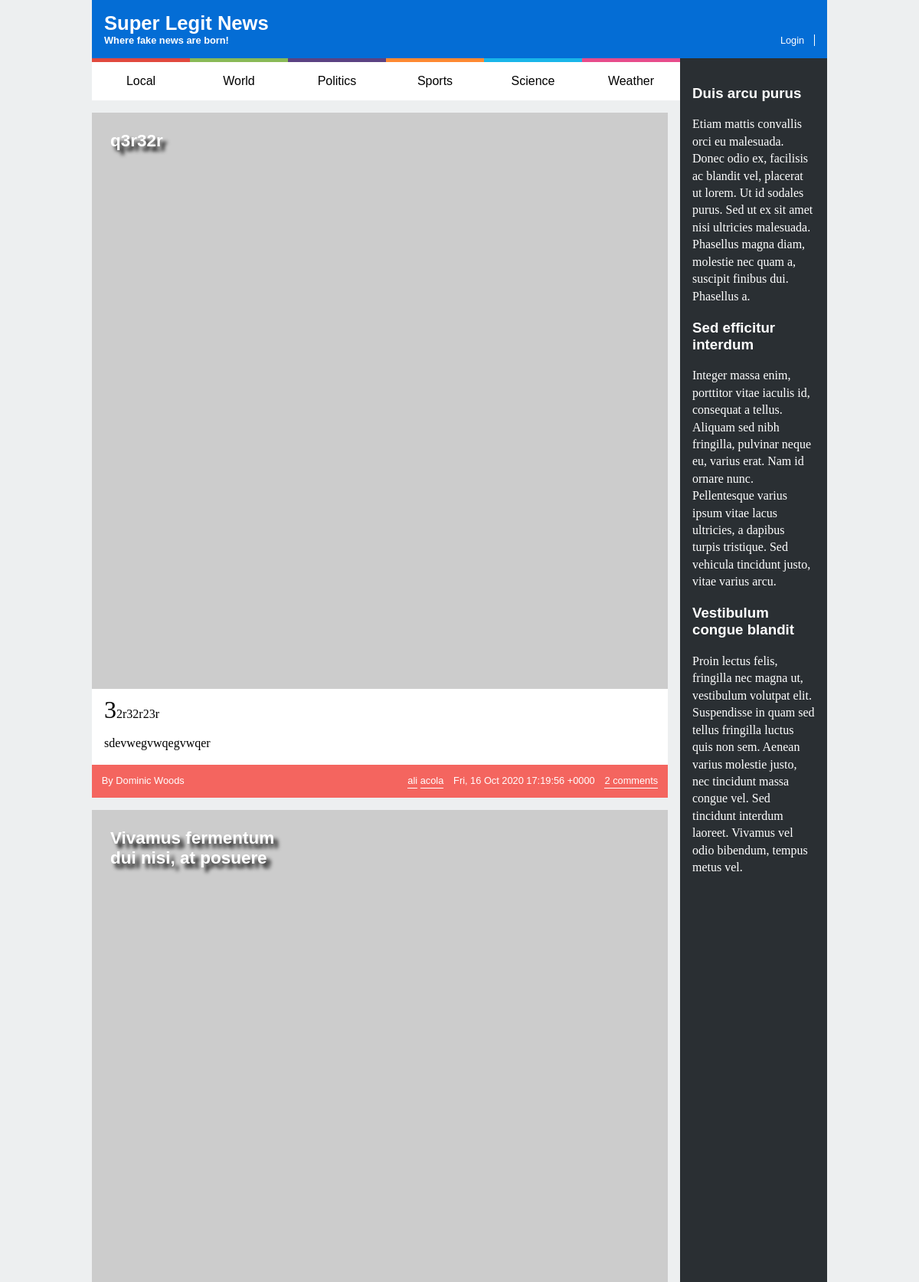
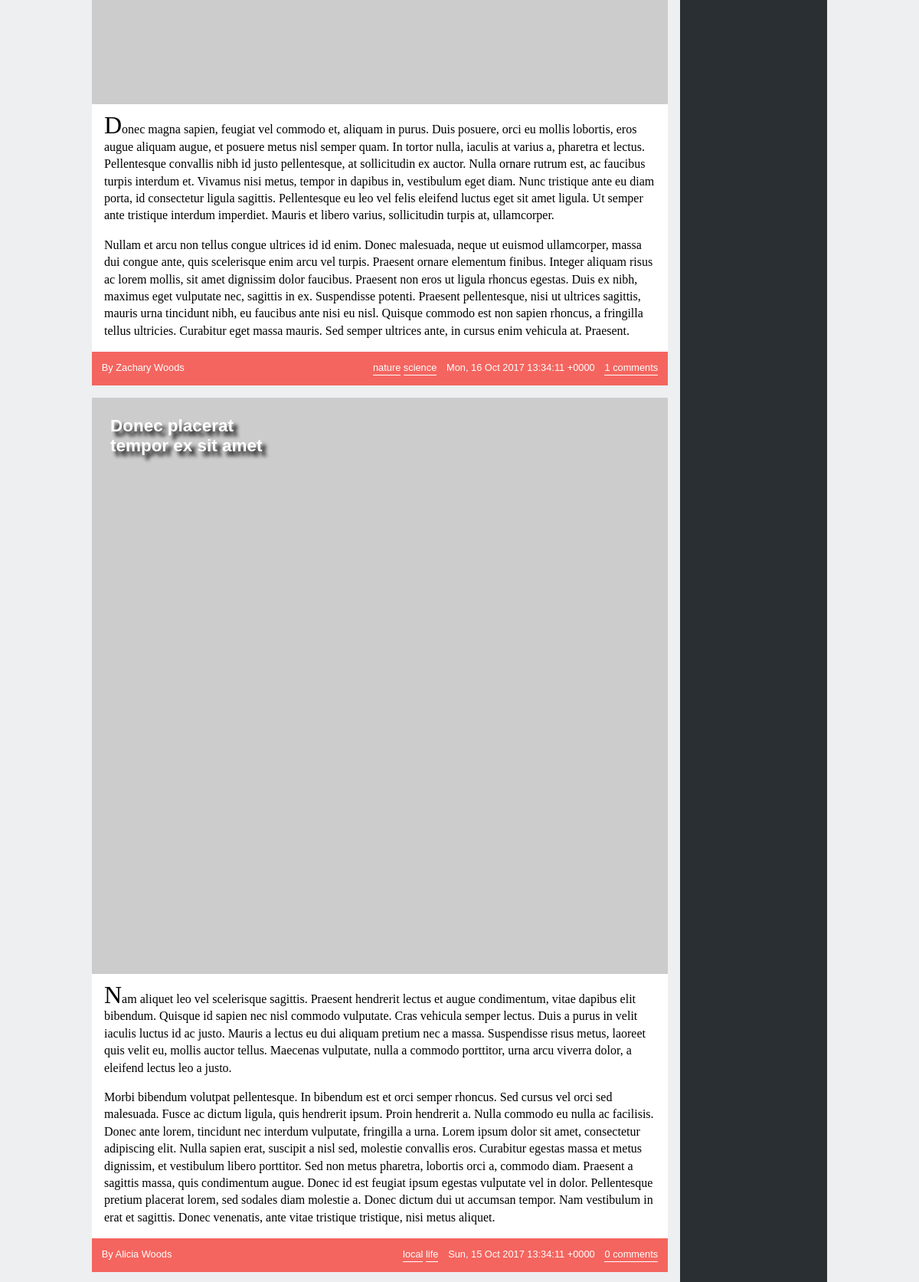
Screenshot of /exercise3/list_news.php (upper part) with the database file from the repository (2 pictures, top to bottom).
### tables this page shows
CREATE TABLE news (
  id INTEGER PRIMARY KEY,
  title VARCHAR,
  published INTEGER, -- date when the article was published in epoch format
  tags VARCHAR, -- comma separated tags
  username VARCHAR REFERENCES users, -- who wrote the article
  introduction VARCHAR,
  fulltext VARCHAR
);

### exercise3/list_news.php (called while the page is built, shortened)
<?php
  include_once('database/connection.php');
  include_once('database/news.php');
  $articles = getAllNews();
  include('templates/common/header.php');
  include('templates/news/list_news.php');
  include('templates/common/footer.php');
?>

### exercise3/database/news.php (called while the page is built, shortened)
<?php
    function getAllNews() {
        global $db;
        $stmt = $db->prepare('SELECT news.*, users.*, COUNT(comments.id) AS comments
                            FROM news JOIN
                                users USING (username) LEFT JOIN
                                comments ON comments.news_id = news.id
                            GROUP BY news.id, users.username
                            ORDER BY published DESC');
        $stmt->execute();
        return $stmt->fetchAll();
    }
?>

### exercise3/templates/news/list_news.php (the view)
<html lang="en-US">
      <section id="news">
        <?php
          foreach( $articles as $article) {
            $tags = explode(',', $article['tags']);
        ?>
        <article>
          <header>
            <h1><a href="news_item.php?id=<?= $article['id']?>"><?= $article['title']?></a></h1>
          </header>
          <img src="https://picsum.photos/200/300<?= $tags[0]?>" alt="">
          <p><?= $article['introduction']?></p>
          <p><?= $article['fulltext']?></p>
          <footer>
            <span class="author"><?= ucfirst($article['username'])?> Woods</span>
            <span class="tags"><?php foreach( $tags as $tag) {?>
              <a href="list_news.php"><?= $tag?></a>
            <?php }?>
            </span>
            <span class="date"><?= date(DATE_RSS, $article['published'])?></span>
            <a class="comments" href="news_item.php?id=<?= $article['id']?>"><?= $article['comments']?></a>
          </footer>
        </article>
        <?php }?>
      </section>
</html>

### exercise3/templates/common/header.php (shortened to what this page needs)
<html lang="en-US">
    <head>
        <link href="design/style.css" rel="stylesheet">
        <link href="design/layout.css" rel="stylesheet">
        <link href="design/responsive.css" rel="stylesheet">
        <link href="design/comments.css" rel="stylesheet">
        <link href="design/forms.css" rel="stylesheet">
    </head>
    <header>
      <h1><a href="list_news.php">Super Legit News</a></h1>
      <h2><a href="list_news.php">Where fake news are born!</a></h2>
      <div id="signup">
      <?php if (array_key_exists('username',$_SESSION) && !empty($_SESSION['username'])) {?>
        <a href="add_news.php">Add News</a>
        <a href="action_logout.php">Logout</a>
        <?php } else {?>
        <a href="login.php">Login</a>
        <?php }?>
      </div>
    </header>
    <nav id="menu">
      <ul>
        <li><a href="list_news.php">Local</a></li>
        <li><a href="list_news.php">World</a></li>
        <li><a href="list_news.php">Politics</a></li>
        <li><a href="list_news.php">Sports</a></li>
        <li><a href="list_news.php">Science</a></li>
        <li><a href="list_news.php">Weather</a></li>
      </ul>
    </nav>
    <aside id="related">
      <article>
        <h1><a href="#">Duis arcu purus</a></h1>
        <p>Etiam mattis convallis orci eu malesuada. Donec odio ex, facilisis ac blandit vel, placerat ut lorem. Ut id sodales purus. Sed ut ex sit amet nisi ultricies malesuada. Phasellus magna diam, molestie nec quam a, suscipit finibus dui. Phasellus a.</p>
      </article>
      <article>
        <h1><a href="#">Sed efficitur interdum</a></h1>
        <p>Integer massa enim, porttitor vitae iaculis id, consequat a tellus. Aliquam sed nibh fringilla, pulvinar neque eu, varius erat. Nam id ornare nunc. Pellentesque varius ipsum vitae lacus ultricies, a dapibus turpis tristique. Sed vehicula tincidunt justo, vitae varius arcu.</p>
      </article>
      <article>
        <h1><a href="#">Vestibulum congue blandit</a></h1>
        <p>Proin lectus felis, fringilla nec magna ut, vestibulum volutpat elit. Suspendisse in quam sed tellus fringilla luctus quis non sem. Aenean varius molestie justo, nec tincidunt massa congue vel. Sed tincidunt interdum laoreet. Vivamus vel odio bibendum, tempus metus vel.</p>
      </article>
    </aside>
</html>

### exercise3/templates/common/footer.php (shortened to what this page needs)
<html lang="en-US">
</html>

### exercise3/design/style.css (style rules this page uses)
body > header { background-color: #046dd5; color: white; padding: 1em; }
body > header h1, body > header h2 { margin: 0; }
body > header a { color: white; text-decoration: none; }
body > header #signup a:first-child { border-right: 1px solid white; }
body > header #signup a { padding: 0 1em; }
body > header #signup a:first-child { padding-left: 0; }
#menu ul { margin: 0; padding: 0; }
#menu li { background-color: white; text-align: center; list-style-type: none; padding: 1em 0; }
#menu li a { color: black; text-decoration: none; }
#news header { max-width: 10em; padding: 1em; position: absolute; }
#news header h1 { margin: 0; text-shadow: .2em .2em .2em black; }
#news header a { color: white; text-decoration: none; }
#news img { width: 100%; }
#news > article { background-color: white; margin: 1em 1em 1em 0; }
#news > article > p { padding: 0 1em; }
#news > article > p:first-of-type:first-letter { font-size: 2em; }
#news footer { color: white; background-color: #f4655f; padding: 1em; }
#news footer a { color: white; text-decoration: none; border-bottom: 1px solid white; padding-bottom: 2px; }
#news footer .tags { margin-right: 1em; }
#news footer .comments { margin-left: 1em; }
#news footer .comments:after { content: ' comments'; }
#news footer .author:before { content: "By "; }
#related { background-color: #2a2f33; padding: 1em; }
#related h1 a { color: white; text-decoration: none; }
#related p { color: white; }
p { font-family: "Georgia", serif; line-height: 1.4em; }
header h2 { font-size: 1em; }
header a { font-size: 0.8em; }
#news header { font-size: 1.5em; }
#news footer { font-size: 0.8em; }
#menu li:nth-child(1) { border-top: 5px solid #e1493e; }
#menu li:nth-child(2) { border-top: 5px solid #8aba56; }
#menu li:nth-child(3) { border-top: 5px solid #5b4282; }
#menu li:nth-child(4) { border-top: 5px solid #ff8932; }
#menu li:nth-child(5) { border-top: 5px solid #19b6e9; }
#menu li:nth-child(6) { border-top: 5px solid #e84c8b; }

### exercise3/design/layout.css (style rules this page uses)
body > header { grid-column: start / end; }
#menu { grid-column: start; }
aside { grid-column: middle; grid-row: nav / end; }
#news { grid-column: start; }
body > header { display: grid; grid-template-columns: 1fr auto; grid-template-rows: auto auto; }
body > header h1 { grid-column: 1; grid-row: 1; }
body > header h2 { grid-column: 1; grid-row: 2; }
body > header #signup { grid-column: 2; grid-row: 2; }
#menu ul { display: flex; flex-direction: row; }
#menu li { display: block; flex: 1; }
#news footer { display: flex; }
#news footer .author { flex-grow: 1; }

### rows the page displays
news: title "q3r32r", introduction "32r32r23r", fulltext "sdevwegvwqegvwqer", username "Dominic", tags "ali", tags "acola", published "Fri, 16 Oct 2020 17:19:56 +0000", comments "2"
news: title "Vivamus fermentum dui nisi, at posuere", introduction "Donec magna sapien, feugiat vel commodo et, aliquam in purus. Duis posuere, orci eu mollis lobortis, eros augue aliquam augue, et posuere metus nisl semper quam. In tortor nulla, iaculis at varius a, pharetra et lectus. Pellentesque convallis nibh id justo pellentesque, at sollicitudin ex auctor. Nulla ornare rutrum est, ac faucibus turpis interdum et. Vivamus nisi metus, tempor in dapibus in, vestibulum eget diam. Nunc tristique ante eu diam porta, id consectetur ligula sagittis. Pellentesque eu leo vel felis eleifend luctus eget sit amet ligula. Ut semper ante tristique interdum imperdiet. Mauris et libero varius, sollicitudin turpis at, ullamcorper.", fulltext "Nullam et arcu non tellus congue ultrices id id enim. Donec malesuada, neque ut euismod ullamcorper, massa dui congue ante, quis scelerisque enim arcu vel turpis. Praesent ornare elementum finibus. Integer aliquam risus ac lorem mollis, sit amet dignissim dolor faucibus. Praesent non eros ut ligula rhoncus egestas. Duis ex nibh, maximus eget vulputate nec, sagittis in ex. Suspendisse potenti. Praesent pellentesque, nisi ut ultrices sagittis, mauris urna tincidunt nibh, eu faucibus ante nisi eu nisl. Quisque commodo est non sapien rhoncus, a fringilla tellus ultricies. Curabitur eget massa mauris. Sed semper ultrices ante, in cursus enim vehicula at. Praesent.", username "Zachary", tags "nature", tags "science", published "Mon, 16 Oct 2017 13:34:11 +0000", comments "1"
news: title "Donec placerat tempor ex sit amet", introduction "Nam aliquet leo vel scelerisque sagittis. Praesent hendrerit lectus et augue condimentum, vitae dapibus elit bibendum. Quisque id sapien nec nisl commodo vulputate. Cras vehicula semper lectus. Duis a purus in velit iaculis luctus id ac justo. Mauris a lectus eu dui aliquam pretium nec a massa. Suspendisse risus metus, laoreet quis velit eu, mollis auctor tellus. Maecenas vulputate, nulla a commodo porttitor, urna arcu viverra dolor, a eleifend lectus leo a justo.", fulltext "Morbi bibendum volutpat pellentesque. In bibendum est et orci semper rhoncus. Sed cursus vel orci sed malesuada. Fusce ac dictum ligula, quis hendrerit ipsum. Proin hendrerit a. Nulla commodo eu nulla ac facilisis. Donec ante lorem, tincidunt nec interdum vulputate, fringilla a urna. Lorem ipsum dolor sit amet, consectetur adipiscing elit. Nulla sapien erat, suscipit a nisl sed, molestie convallis eros. Curabitur egestas massa et metus dignissim, et vestibulum libero porttitor. Sed non metus pharetra, lobortis orci a, commodo diam. Praesent a sagittis massa, quis condimentum augue. Donec id est feugiat ipsum egestas vulputate vel in dolor. Pellentesque pretium placerat lorem, sed sodales…", username "Alicia", tags "local", tags "life", published "Sun, 15 Oct 2017 13:34:11 +0000", comments "0"
